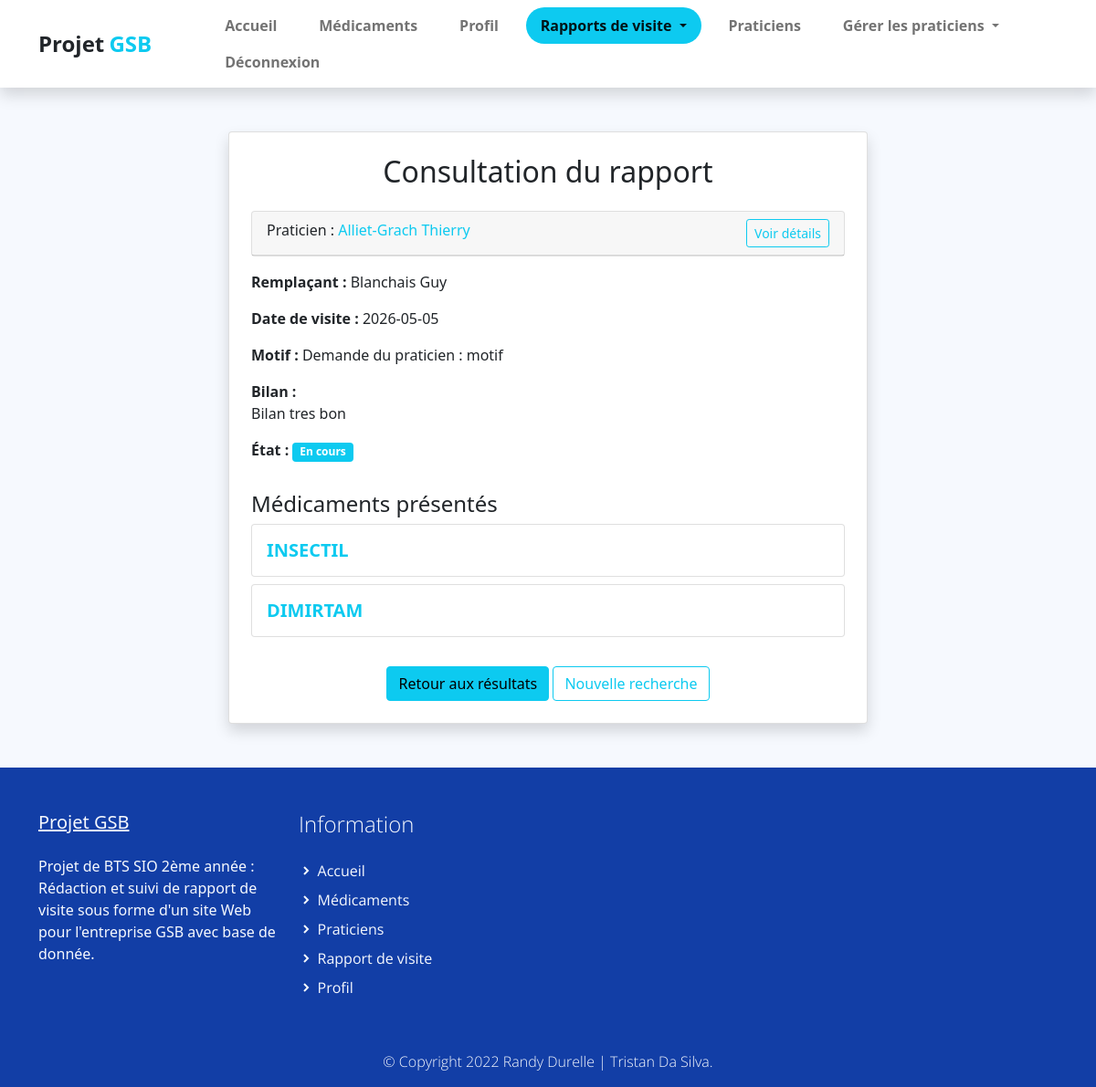
/index.php?uc=rapportVisite&action=consulter&idRapport=4&idVisiteur=a131 (signed in), run on the app's committed database.
### tables this page shows
CREATE TABLE IF NOT EXISTS `rapport_visite` (
  `VIS_MATRICULE` varchar(10) NOT NULL,
  `RAP_NUM` int(11) NOT NULL,
  `RAP_DATEVISITE` date DEFAULT NULL,
  `RAP_BILAN` varchar(255) DEFAULT NULL,
  `RAP_AUTRE` varchar(50) DEFAULT NULL,
  `RAP_MOTIF` varchar(50) DEFAULT NULL,
  `etat_code` int(11) DEFAULT NULL,
  `PRA_NUM` int(11) NOT NULL,
  `PRA_NUM_remplacant` int(11) DEFAULT NULL,
  `med_depotlegal_presente1` varchar(10) DEFAULT NULL,
  `med_depotlegal_presente2` varchar(10) DEFAULT NULL,
  `PRE_CODE` varchar(2) DEFAULT NULL,
  `mo_num` int(11) DEFAULT NULL,
  PRIMARY KEY (`VIS_MATRICULE`,`RAP_NUM`),
  KEY `rapport_visite_praticien2_FK` (`PRA_NUM`),
  KEY `rv_etat_FK` (`etat_code`),
  KEY `fk_rv_motif` (`mo_num`),
  KEY `fk_rv_praticien_remp` (`PRA_NUM_remplacant`),
  KEY `fk_rv_med1` (`med_depotlegal_presente1`),
  KEY `fk_rv_med2` (`med_depotlegal_presente2`),
  KEY `fk_rv_presentation` (`PRE_CODE`)
);

CREATE TABLE IF NOT EXISTS `praticien` (
  `PRA_NUM` int(11) NOT NULL,
  `PRA_PRENOM` varchar(30) DEFAULT NULL,
  `PRA_NOM` varchar(30) DEFAULT NULL,
  `PRA_ADRESSE` varchar(50) DEFAULT NULL,
  `PRA_CP` varchar(5) DEFAULT NULL,
  `PRA_VILLE` varchar(25) DEFAULT NULL,
  `PRA_COEFNOTORIETE` float DEFAULT NULL,
  `TYP_CODE` varchar(3) DEFAULT NULL,
  `PRA_COEFF_CONFIANCE` float DEFAULT NULL,
  PRIMARY KEY (`PRA_NUM`),
  KEY `praticien_type_praticien0_FK` (`TYP_CODE`)
);

CREATE TABLE IF NOT EXISTS `motif` (
  `MO_Code` int(11) NOT NULL,
  `MO_Libelle` varchar(50) NOT NULL,
  PRIMARY KEY (`MO_Code`)
);

CREATE TABLE IF NOT EXISTS `medicament` (
  `MED_DEPOTLEGAL` varchar(10) NOT NULL,
  `MED_NOMCOMMERCIAL` varchar(25) DEFAULT NULL,
  `MED_COMPOSITION` varchar(255) DEFAULT NULL,
  `MED_EFFETS` varchar(255) DEFAULT NULL,
  `MED_CONTREINDIC` varchar(255) DEFAULT NULL,
  `MED_PRIXECHANTILLON` float DEFAULT NULL,
  `FAM_CODE` varchar(3) NOT NULL,
  PRIMARY KEY (`MED_DEPOTLEGAL`),
  KEY `medicament_famille0_FK` (`FAM_CODE`)
);

### modele/bd.rapportVisite.inc.php (called while the page is built, shortened)
<?php
function getRapportById($idVisiteur, $numRapport)
{
    $connexion = connexionPDO();
    $sql = "
        SELECT rv.RAP_NUM, rv.RAP_DATEVISITE, rv.RAP_MOTIF, rv.RAP_BILAN, rv.etat_code, rv.RAP_AUTRE,
               p.PRA_COEFF_CONFIANCE,
               rv.med_depotlegal_presente1 as MEDICAMENT_PRESENTE,
               rv.med_depotlegal_presente2 as MEDICAMENT_PRESCRIT,
               rv.PRA_NUM_remplacant, rv.mo_num,
               p.PRA_NUM, p.PRA_NOM, p.PRA_PRENOM, p.PRA_ADRESSE, p.PRA_CP, p.PRA_VILLE, p.PRA_COEFNOTORIETE,
               pr.PRA_NOM as REMP_NOM, pr.PRA_PRENOM as REMP_PRENOM,
               med1.MED_NOMCOMMERCIAL as MED1_NOM, med1.MED_COMPOSITION as MED1_COMP, med1.MED_EFFETS as MED1_EFFETS, med1.MED_CONTREINDIC as MED1_CONTREINDIC,
               med2.MED_NOMCOMMERCIAL as MED2_NOM, med2.MED_COMPOSITION as MED2_COMP, med2.MED_EFFETS as MED2_EFFETS, med2.MED_CONTREINDIC as MED2_CONTREINDIC,
               m.MO_Libelle as MOTIF_LIBELLE
        FROM rapport_visite rv
        INNER JOIN praticien p ON rv.PRA_NUM = p.PRA_NUM
        LEFT JOIN praticien pr ON rv.PRA_NUM_remplacant = pr.PRA_NUM
        LEFT JOIN medicament med1 ON rv.med_depotlegal_presente1 = med1.MED_DEPOTLEGAL
        LEFT JOIN medicament med2 ON rv.med_depotlegal_presente2 = med2.MED_DEPOTLEGAL
        LEFT JOIN motif m ON rv.RAP_MOTIF = m.MO_Code
        WHERE rv.VIS_MATRICULE = :vis AND rv.RAP_NUM = :num
    ";
    $req = $connexion->prepare($sql);
    $req->bindValue(':vis', $idVisiteur);
    $req->bindValue(':num', $numRapport);
    $req->execute();
    return $req->fetch(PDO::FETCH_ASSOC);
}
?>

### vues/v_consulterRapport.php (the view, shortened to what this page needs)
<section class="bg-light py-5">
    <div class="container">
        <div class="card shadow p-4 mx-auto" style="max-width: 700px;">
            <h2 class="text-center mb-4">Consultation du rapport</h2>
            <div class="card mb-3">
                <div class="card-header">
                    Praticien :
                    <strong><a href="index.php?uc=gererPraticien&action=consulter&num=<?= $rapport['PRA_NUM'] ?>"
                            class="text-decoration-none"><?= htmlspecialchars($rapport['PRA_NOM'] . ' ' . $rapport['PRA_PRENOM']) ?></a></strong>
                    <button class="btn btn-sm btn-outline-primary float-end" type="button" data-bs-toggle="collapse"
                        data-bs-target="#praticienDetails">
                        Voir détails
                    </button>
                </div>
            </div>
            <?php if (!empty($rapport['PRA_NUM_remplacant'])): ?>
                <p><strong>Remplaçant :</strong>
                    <?= htmlspecialchars(($rapport['REMP_NOM'] ?? '') . ' ' . ($rapport['REMP_PRENOM'] ?? '')) ?></p>
            <?php endif; ?>
            <div class="mb-3">
                <p><strong>Date de visite :</strong> <?= htmlspecialchars($rapport['RAP_DATEVISITE']) ?></p>
                <p><strong>Motif :</strong>
                    <?= htmlspecialchars($rapport['MOTIF_LIBELLE'] ?? $rapport['RAP_MOTIF']) ?><?= (!empty($rapport['RAP_AUTRE']) ? ' : ' . htmlspecialchars($rapport['RAP_AUTRE']) : '') ?>
                </p>
                <p><strong>Bilan :</strong><br><?= nl2br(htmlspecialchars($rapport['RAP_BILAN'])) ?></p>
                <p><strong>État :</strong>
                    <?php
                    $code = $rapport['etat_code'] ?? 1;
                    if ($code == 3) {
                        echo '<span class="badge bg-success">Validé</span>';
                    } elseif ($code == 2) {
                        echo '<span class="badge bg-warning text-dark">À vérifier</span>';
                    } else {
                        echo '<span class="badge bg-secondary">En cours</span>';
                    }
                    ?>
                </p>
            </div>
            <h4>Médicaments présentés</h4>
            <?php
            $meds = [
                ['name' => $rapport['MED1_NOM'] ?? null, 'id' => $rapport['MEDICAMENT_PRESENTE'], 'comp' => $rapport['MED1_COMP'] ?? '', 'eff' => $rapport['MED1_EFFETS'] ?? '', 'ci' => $rapport['MED1_CONTREINDIC'] ?? ''],
                ['name' => $rapport['MED2_NOM'] ?? null, 'id' => $rapport['MEDICAMENT_PRESCRIT'], 'comp' => $rapport['MED2_COMP'] ?? '', 'eff' => $rapport['MED2_EFFETS'] ?? '', 'ci' => $rapport['MED2_CONTREINDIC'] ?? '']
            ];
            foreach ($meds as $k => $m):
                if ($m['id']):
                    ?>
                    <div class="card mb-2">
                        <div class="card-body">
                            <a href="index.php?uc=medicaments&action=affichermedoc&medicament=<?= htmlspecialchars($m['id']) ?>"
                                class="text-decoration-none fw-bold h5">
                                <?= htmlspecialchars($m['name'] ?? $m['id']) ?>
                            </a>
                        </div>
                    </div>
                    <?php
                endif;
            endforeach;
            ?>
            <div class="text-center mt-4">
                <a href="javascript:history.back()" class="btn btn-secondary">Retour aux résultats</a>
                <a href="index.php?uc=rapportVisite&action=recherche" class="btn btn-outline-secondary">Nouvelle recherche</a>
            </div>
        </div>
    </div>
</section>

### assets/css/gsb.css (style rules this page uses)
p, a { font-weight: 400; }

### assets/css/custom.css (style rules this page uses)
body, html { height: 100%; margin: 0; padding: 0; }
body { background: #f6f9fe !important; width: 100%; position: relative; display: table; }
.bg-light { background-color: #f6f9fe; }

### data on the page
rapport_visite: PRA_NUM.PRA_PRENOM "Alliet-Grach Thierry", PRA_NUM_remplacant.PRA_PRENOM "Blanchais Guy", RAP_DATEVISITE "2026-05-05", mo_num.MO_Libelle "Demande du praticien", RAP_AUTRE "motif", RAP_BILAN "Bilan tres bon", med_depotlegal_presente1.MED_NOMCOMMERCIAL "INSECTIL", med_depotlegal_presente2.MED_NOMCOMMERCIAL "DIMIRTAM"
